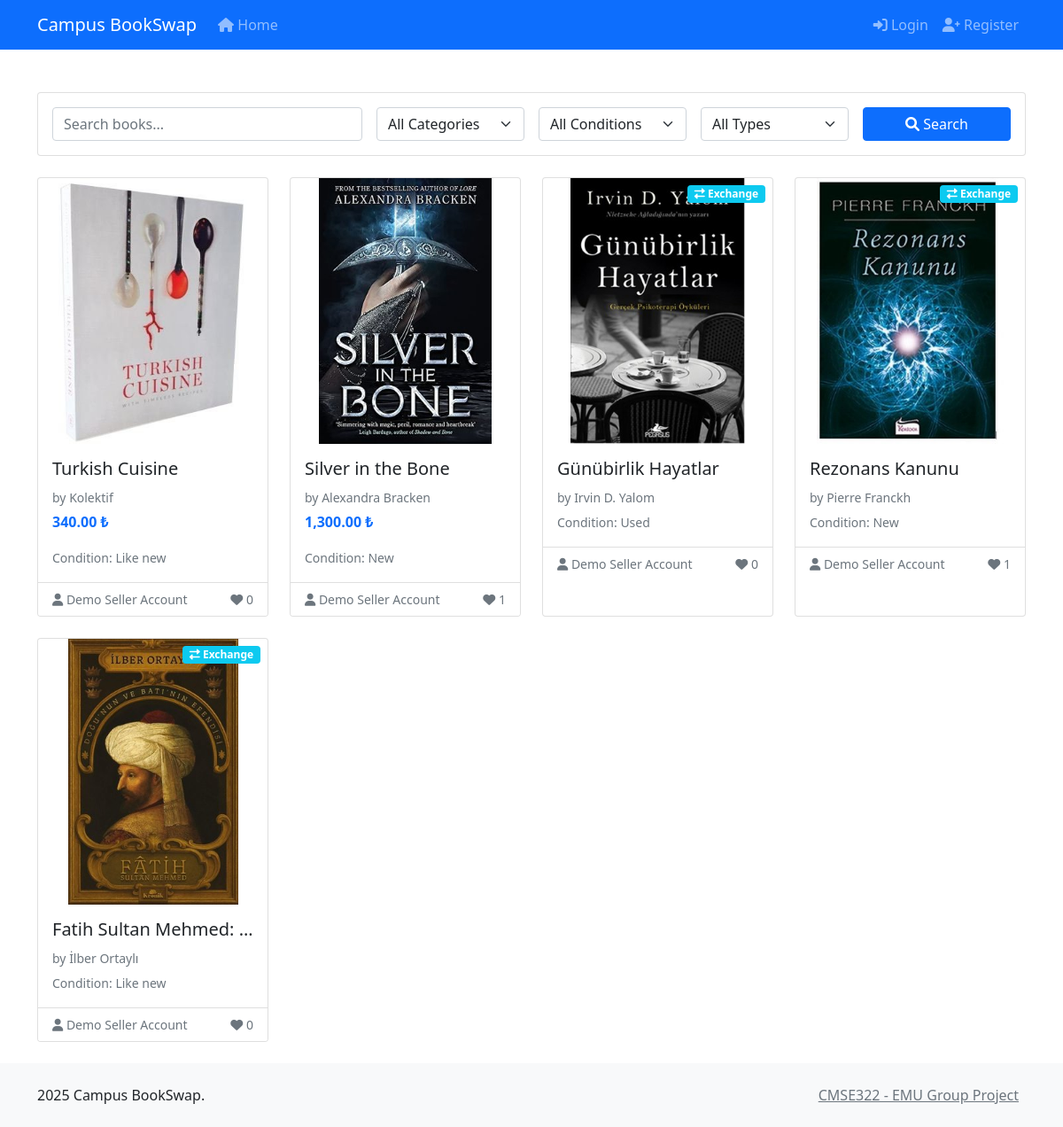
Screenshot of /projectfolder/index.php with the database file from the repository.
### tables this page shows
CREATE TABLE `listing` (
  `listing_id` int(11) NOT NULL,
  `book_id` int(11) DEFAULT NULL,
  `user_id` int(11) DEFAULT NULL,
  `title` varchar(255) DEFAULT NULL,
  `price` decimal(10,2) DEFAULT NULL,
  `condition` varchar(50) DEFAULT NULL,
  `listing_status` varchar(20) DEFAULT NULL,
  `description` text DEFAULT NULL,
  `listing_type` varchar(20) DEFAULT NULL CHECK (`listing_type` in ('sale','exchange')),
  `list_date` datetime DEFAULT NULL,
  `admin_approved` tinyint(1) DEFAULT 0
);

CREATE TABLE `book` (
  `book_id` int(11) NOT NULL,
  `title` varchar(255) NOT NULL,
  `author` varchar(100) DEFAULT NULL,
  `publisher_year` int(11) DEFAULT NULL,
  `publisher` varchar(100) DEFAULT NULL
);

CREATE TABLE `user` (
  `user_id` int(11) NOT NULL,
  `phone` varchar(20) DEFAULT NULL,
  `name` varchar(100) DEFAULT NULL,
  `email` varchar(100) DEFAULT NULL,
  `reg_date` date NOT NULL,
  `pass_hash` varchar(255) NOT NULL,
  `is_admin` tinyint(1) DEFAULT 0,
  `is_blocked` tinyint(1) DEFAULT 0
);

### projectfolder/includes/db.php (called while the page is built, shortened)
<?php
function getDbConnection() {
    static $conn = null;
    if ($conn === null) {
        try {
            $conn = new mysqli(DB_HOST, DB_USER, DB_PASS, DB_NAME);
            $conn->set_charset("utf8");
        } catch (Exception $e) {
            error_log("Database connection error: " . $e->getMessage());
            die("Sorry, we're experiencing technical difficulties. Please try again later.");
        }
    }
    return $conn;
}
function prepareStatement($sql) {
    $conn = getDbConnection();
    $stmt = $conn->prepare($sql);
    return $stmt;
}

### projectfolder/index.php (the view, shortened to what this page needs)
<?php
require_once 'includes/header.php';
$search = $_GET['search'] ?? '';
$page = max(1, intval($_GET['page'] ?? 1));
$per_page = 12;
$query = "
    SELECT l.*, b.title as book_title, b.author, b.publisher_year,
           u.name as seller_name,
           MIN(li.image_url) as thumbnail,
           COUNT(DISTINCT f.user_id) as favorite_count
    FROM listing l
    LEFT JOIN book b ON l.book_id = b.book_id
    LEFT JOIN user u ON l.user_id = u.user_id
    LEFT JOIN listing_image li ON l.listing_id = li.listing_id
    LEFT JOIN favorite f ON l.listing_id = f.listing_id
    WHERE l.admin_approved = 1
    AND l.listing_status = 'active'
";
$params = [];
$types = "";
$query .= " GROUP BY l.listing_id ORDER BY l.list_date DESC";
$query .= " LIMIT ? OFFSET ?";
$params[] = $per_page;
$params[] = ($page - 1) * $per_page;
$types .= "ii";
$stmt = prepareStatement($query);
if ($params) {
    $stmt->bind_param($types, ...$params);
}
$stmt->execute();
$listings = $stmt->get_result();
?>
<div class="row mb-4">
    <div class="col-md-12">
        <form action="" method="GET" class="card">
            <div class="card-body">
                <div class="row g-3">
                    <div class="col-md-4">
                        <input type="text" name="search" class="form-control" placeholder="Search books..." value="<?= htmlspecialchars($search) ?>">
                    </div>
                    <div class="col-md-2">
                        <select name="category" class="form-select">
                            <option value="">All Categories</option>
                        </select>
                    </div>
                    <div class="col-md-2">
                        <select name="condition" class="form-select">
                            <option value="">All Conditions</option>
                        </select>
                    </div>
                    <div class="col-md-2">
                        <select name="type" class="form-select">
                            <option value="">All Types</option>
                        </select>
                    </div>
                    <div class="col-md-2">
                        <button type="submit" class="btn btn-primary w-100">
                            <i class="fas fa-search"></i> Search
                        </button>
                    </div>
                </div>
            </div>
        </form>
    </div>
</div>
<div class="row row-cols-1 row-cols-md-2 row-cols-lg-3 row-cols-xl-4 g-4">
    <?php while ($listing = $listings->fetch_assoc()): ?>
        <div class="col">
            <div class="card h-100">
                <a href="/listing.php?id=<?= $listing['listing_id'] ?>" class="text-decoration-none text-dark">
                    <div class="position-relative">
                        <?php if ($listing['thumbnail']): ?>
                            <img src="<?= htmlspecialchars($listing['thumbnail']) ?>" class="card-img-top" alt="Book cover" style="height: 300px; object-fit: contain;">
                        <?php else: ?>
                            <div class="card-img-top bg-light d-flex align-items-center justify-content-center" style="height: 300px;">
                                <i class="fas fa-book fa-3x text-muted"></i>
                            </div>
                        <?php endif; ?>
                        <?php if ($listing['listing_type'] === 'exchange'): ?>
                            <span class="position-absolute top-0 end-0 badge bg-info m-2">
                                <i class="fas fa-exchange-alt"></i> Exchange
                            </span>
                        <?php endif; ?>
                    </div>
                    <div class="card-body">
                        <h5 class="card-title text-truncate">
                            <?= htmlspecialchars($listing['book_title']) ?>
                        </h5>
                        <p class="card-text mb-1">
                            <small class="text-muted">by <?= htmlspecialchars($listing['author']) ?></small>
                        </p>
                        <?php if ($listing['listing_type'] === 'sale'): ?>
                            <p class="card-text text-primary fw-bold">
                                <?= number_format($listing['price'], 2) ?> ₺
                            </p>
                        <?php endif; ?>
                        <p class="card-text">
                            <small class="text-muted">
                                Condition: <?= ucfirst($listing['condition']) ?>
                            </small>
                        </p>
                    </div>
                </a>
                <div class="card-footer bg-white">
                    <div class="d-flex justify-content-between align-items-center">
                        <small class="text-muted">
                            <i class="fas fa-user"></i>
                            <?= htmlspecialchars($listing['seller_name']) ?>
                        </small>
                        <small class="text-muted">
                            <i class="fas fa-heart"></i> <?= $listing['favorite_count'] ?>
                        </small>
                    </div>
                </div>
            </div>
        </div>
    <?php endwhile; ?>
</div>
<?php require_once 'includes/footer.php'; ?>

### projectfolder/assets/css/style.css (style rules this page uses)
body { min-height: 100vh; display: flex; flex-direction: column; }
.card { transition: transform 0.2s ease-in-out, box-shadow 0.2s ease-in-out; }

### rows the page displays
listing: shows a picture, book.title "Turkish Cuisine", book.author "Kolektif", price "340.00", condition "Like new", user.name "Demo Seller Account", favorite_count "0"
listing: shows a picture, book.title "Silver in the Bone", book.author "Alexandra Bracken", price "1,300.00", condition "New", user.name "Demo Seller Account", favorite_count "1"
listing: shows a picture, listing_type "exchange" (drawn), book.title "Günübirlik Hayatlar", book.author "Irvin D. Yalom", condition "Used", user.name "Demo Seller Account", favorite_count "0"
listing: shows a picture, listing_type "exchange" (drawn), book.title "Rezonans Kanunu", book.author "Pierre Franckh", condition "New", user.name "Demo Seller Account", favorite_count "1"
listing: shows a picture, listing_type "exchange" (drawn), book.title "Fatih Sultan Mehmed:…", book.author "İlber Ortaylı", condition "Like new", user.name "Demo Seller Account", favorite_count "0"

### other values shown
SITE_NAME "Campus BookSwap"
